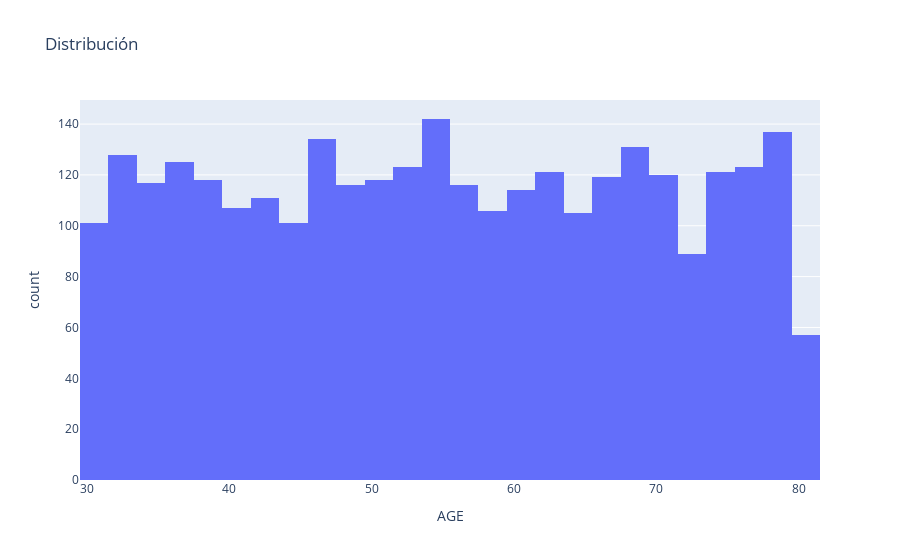

Notebook cell for this chart:
### Markdown cell above
**Variable: Age.**

### Code cell
# Graficamos la distribución de la variable de entrada "Age".
px.histogram(dataset, x='AGE', title = 'Distribución')

### Figure 1 — Plotly figure (JSON) as saved in the notebook; plotly's stock layout.template omitted (floating-point values rounded to 4 significant figures; data arrays with more than 128 entries replaced by an {"elided": "..."} marker saying what was removed)
{"data": [{"alignmentgroup": "True", "bingroup": "x", "hovertemplate": "AGE=%{x}<br>count=%{y}<extra></extra>", "legendgroup": "", "marker": {"color": "#636efa", "pattern": {"shape": ""}}, "name": "", "offsetgroup": "", "orientation": "v", "showlegend": false, "type": "histogram", "x": {"elided": "3000 int values"}, "xaxis": "x", "yaxis": "y"}], "layout": {"barmode": "relative", "legend": {"tracegroupgap": 0}, "title": {"text": "Distribución"}, "xaxis": {"anchor": "y", "domain": [0, 1], "title": {"text": "AGE"}}, "yaxis": {"anchor": "x", "domain": [0, 1], "title": {"text": "count"}}}}
